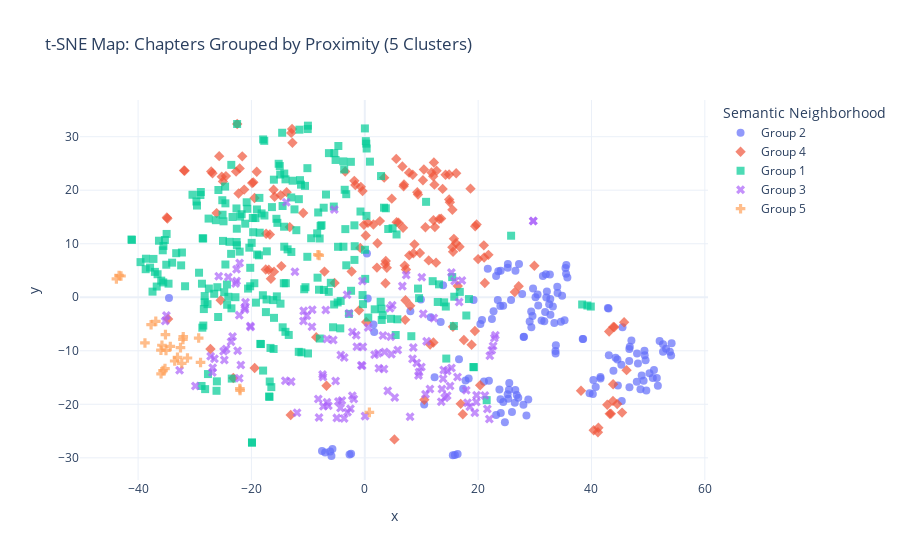

The notebook cell saved with this chart:
### Code cell
# 1. Calculate the Centroid for each Chapter in t-SNE space
# Note: We use 'x' and 'y' columns this time
chapter_centroids_tsne = df_tsne.groupby('chapter')[['x', 'y']].mean().reset_index()

# 2. Perform K-Means Clustering on these 18 Centroids
# We use 6 clusters to find the distinct semantic neighborhoods
n_clusters=5
kmeans = KMeans(n_clusters=n_clusters, random_state=42, n_init=10)
chapter_centroids_tsne['cluster_label'] = kmeans.fit_predict(chapter_centroids_tsne[['x', 'y']])

# 3. Print the Groups
print("Suggested Chapter Groupings (t-SNE Based):")
for cluster in sorted(chapter_centroids_tsne['cluster_label'].unique()):
    # Get chapters in this cluster
    chapters = chapter_centroids_tsne[chapter_centroids_tsne['cluster_label'] == cluster]['chapter'].tolist()
    
    # Sort for readability
    try:
        chapters = sorted(chapters, key=int)
    except:
        chapters = sorted(chapters)
        
    print(f"Group {cluster + 1}: Chapters {chapters}")

# 4. Map the groups back to the main dataframe
cluster_map_tsne = dict(zip(chapter_centroids_tsne['chapter'], chapter_centroids_tsne['cluster_label']))
df_tsne['cluster_group'] = df_tsne['chapter'].map(cluster_map_tsne).apply(lambda x: f"Group {x+1}")

# 5. Visualize
fig = px.scatter(
    df_tsne, 
    x='x', 
    y='y', 
    color='cluster_group',
    hover_name='chapter',
    symbol='cluster_group',
    title=f't-SNE Map: Chapters Grouped by Proximity ({n_clusters} Clusters)',
    labels={'cluster_group': 'Semantic Neighborhood'},
    template='plotly_white',
    opacity=0.7
)

fig.update_traces(marker=dict(size=8))
fig.show()

### Figure 1 — Plotly figure (JSON) as saved in the notebook; plotly's stock layout.template omitted (floating-point values rounded to 4 significant figures; data arrays with more than 128 entries replaced by an {"elided": "..."} marker saying what was removed)
{"data": [{"hovertemplate": "<b>%{hovertext}</b><br><br>Semantic Neighborhood=Group 2<br>x=%{x}<br>y=%{y}<extra></extra>", "hovertext": {"elided": "144 str values"}, "legendgroup": "Group 2", "marker": {"color": "#636efa", "opacity": 0.7, "size": 8, "symbol": "circle"}, "mode": "markers", "name": "Group 2", "orientation": "v", "showlegend": true, "type": "scatter", "x": {"elided": "144 float values"}, "xaxis": "x", "y": {"elided": "144 float values"}, "yaxis": "y"}, {"hovertemplate": "<b>%{hovertext}</b><br><br>Semantic Neighborhood=Group 4<br>x=%{x}<br>y=%{y}<extra></extra>", "hovertext": {"elided": "154 str values"}, "legendgroup": "Group 4", "marker": {"color": "#EF553B", "opacity": 0.7, "size": 8, "symbol": "diamond"}, "mode": "markers", "name": "Group 4", "orientation": "v", "showlegend": true, "type": "scatter", "x": {"elided": "154 float values"}, "xaxis": "x", "y": {"elided": "154 float values"}, "yaxis": "y"}, {"hovertemplate": "<b>%{hovertext}</b><br><br>Semantic Neighborhood=Group 1<br>x=%{x}<br>y=%{y}<extra></extra>", "hovertext": {"elided": "244 str values"}, "legendgroup": "Group 1", "marker": {"color": "#00cc96", "opacity": 0.7, "size": 8, "symbol": "square"}, "mode": "markers", "name": "Group 1", "orientation": "v", "showlegend": true, "type": "scatter", "x": {"elided": "244 float values"}, "xaxis": "x", "y": {"elided": "244 float values"}, "yaxis": "y"}, {"hovertemplate": "<b>%{hovertext}</b><br><br>Semantic Neighborhood=Group 3<br>x=%{x}<br>y=%{y}<extra></extra>", "hovertext": {"elided": "130 str values"}, "legendgroup": "Group 3", "marker": {"color": "#ab63fa", "opacity": 0.7, "size": 8, "symbol": "x"}, "mode": "markers", "name": "Group 3", "orientation": "v", "showlegend": true, "type": "scatter", "x": {"elided": "130 float values"}, "xaxis": "x", "y": {"elided": "130 float values"}, "yaxis": "y"}, {"hovertemplate": "<b>%{hovertext}</b><br><br>Semantic Neighborhood=Group 5<br>x=%{x}<br>y=%{y}<extra></extra>", "hovertext": ["17", "17", "17", "17", "17", "17", "17", "17", "17", "17", "17", "17", "17", "17", "17", "17", "17", "17", "17", "17", "17", "17", "17", "17", "17", "17", "17", "17"], "legendgroup": "Group 5", "marker": {"color": "#FFA15A", "opacity": 0.7, "size": 8, "symbol": "cross"}, "mode": "markers", "name": "Group 5", "orientation": "v", "showlegend": true, "type": "scatter", "x": [-31.29, -8.273, -8.037, -38.79, -35.79, 0.8132, -28.98, -43.83, -43.36, -43.02, -33.05, -33.54, -32.29, -35.17, -37.7, -36.88, -34.32, -35.07, -35.97, -35.6, -35.25, -35.94, -22.01, -22.04, -29.31, -32.03, -32.08, -32.52], "xaxis": "x", "y": [-11.35, 7.955, 7.83, -8.534, -8.962, -21.51, -12.18, 3.441, 4.073, 3.968, -11.24, -11.91, -12.35, -6.978, -5.129, -4.505, -9.195, -9.94, -9.892, -13.7, -13.33, -14.3, -17.39, -17.07, -7.626, -7.366, -7.893, -9.405], "yaxis": "y"}], "layout": {"legend": {"title": {"text": "Semantic Neighborhood"}, "tracegroupgap": 0}, "title": {"text": "t-SNE Map: Chapters Grouped by Proximity (5 Clusters)"}, "xaxis": {"anchor": "y", "domain": [0, 1], "title": {"text": "x"}}, "yaxis": {"anchor": "x", "domain": [0, 1], "title": {"text": "y"}}}}
